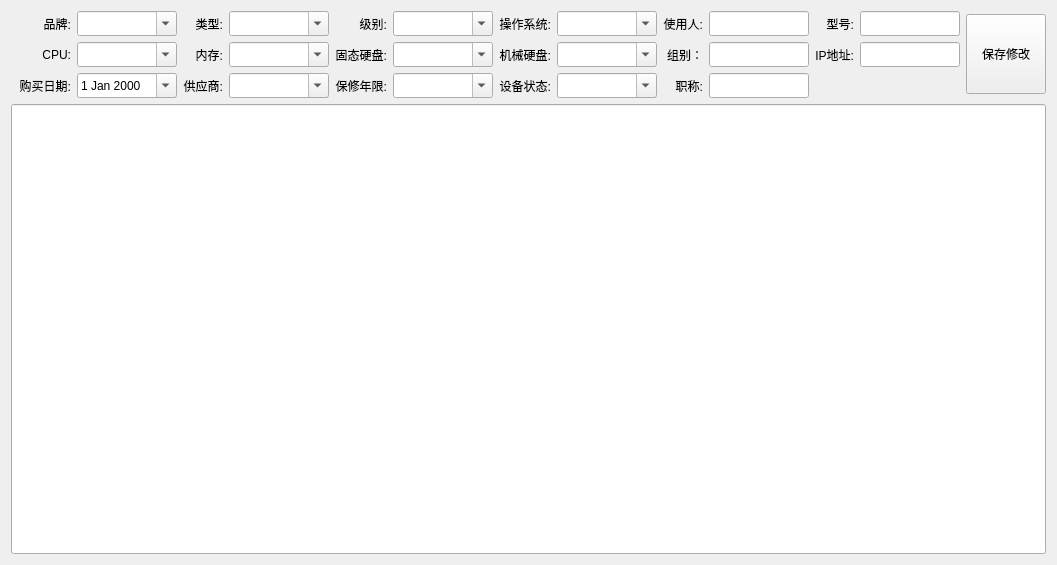
        <widget class="QWidget" name="tab_3">
         <attribute name="title">
          <string>配置明细</string>
         </attribute>
         <layout class="QHBoxLayout" name="horizontalLayout_8">
          <item>
           <layout class="QVBoxLayout" name="verticalLayout_3">
            <item>
             <layout class="QHBoxLayout" name="horizontalLayout_6">
              <item>
               <layout class="QGridLayout" name="gridLayout">
                <item row="0" column="7">
                 <widget class="QComboBox" name="comboBox_ios">
                  <property name="minimumSize">
                   <size>
                    <width>100</width>
                    <height>25</height>
                   </size>
                  </property>
                  <property name="maximumSize">
                   <size>
                    <width>100</width>
                    <height>16777215</height>
                   </size>
                  </property>
                  <property name="styleSheet">
                   <string notr="true">font: 10pt &quot;微软雅黑&quot;;</string>
                  </property>
                  <property name="editable">
                   <bool>true</bool>
                  </property>
                 </widget>
                </item>
                <item row="2" column="7">
                 <widget class="QComboBox" name="Cb_State">
                  <property name="minimumSize">
                   <size>
                    <width>100</width>
                    <height>25</height>
                   </size>
                  </property>
                  <property name="maximumSize">
                   <size>
                    <width>100</width>
                    <height>16777215</height>
                   </size>
                  </property>
                  <property name="styleSheet">
                   <string notr="true">font: 10pt &quot;微软雅黑&quot;;</string>
                  </property>
                  <property name="editable">
                   <bool>true</bool>
                  </property>
                 </widget>
                </item>
                <item row="2" column="5">
                 <widget class="QComboBox" name="Cb_baoxiu">
                  <property name="minimumSize">
                   <size>
                    <width>100</width>
                    <height>25</height>
                   </size>
                  </property>
                  <property name="maximumSize">
                   <size>
                    <width>300</width>
                    <height>16777215</height>
                   </size>
                  </property>
                  <property name="styleSheet">
                   <string notr="true">font: 10pt &quot;微软雅黑&quot;;</string>
                  </property>
                  <property name="editable">
                   <bool>true</bool>
                  </property>
                 </widget>
                </item>
                <item row="0" column="2">
                 <widget class="QLabel" name="label_8">
                  <property name="minimumSize">
                   <size>
                    <width>30</width>
                    <height>0</height>
                   </size>
                  </property>
                  <property name="maximumSize">
                   <size>
                    <width>80</width>
                    <height>16777215</height>
                   </size>
                  </property>
                  <property name="styleSheet">
                   <string notr="true">font: 10pt &quot;微软雅黑&quot;;</string>
                  </property>
                  <property name="text">
                   <string>类型:</string>
                  </property>
                  <property name="alignment">
                   <set>Qt::AlignRight|Qt::AlignTrailing|Qt::AlignVCenter</set>
                  </property>
                 </widget>
                </item>
                <item row="2" column="2">
                 <widget class="QLabel" name="label_22">
                  <property name="minimumSize">
                   <size>
                    <width>30</width>
                    <height>0</height>
                   </size>
                  </property>
                  <property name="maximumSize">
                   <size>
                    <width>80</width>
                    <height>16777215</height>
                   </size>
                  </property>
                  <property name="styleSheet">
                   <string notr="true">font: 10pt &quot;微软雅黑&quot;;</string>
                  </property>
                  <property name="text">
                   <string>供应商:</string>
                  </property>
                  <property name="alignment">
                   <set>Qt::AlignRight|Qt::AlignTrailing|Qt::AlignVCenter</set>
                  </property>
                 </widget>
                </item>
                <item row="0" column="9">
                 <widget class="QLineEdit" name="Le_Userinfo">
                  <property name="minimumSize">
                   <size>
                    <width>30</width>
                    <height>25</height>
                   </size>
                  </property>
                  <property name="maximumSize">
                   <size>
                    <width>100</width>
                    <height>16777215</height>
                   </size>
                  </property>
                  <property name="styleSheet">
                   <string notr="true">font: 10pt &quot;微软雅黑&quot;;</string>
                  </property>
                 </widget>
                </item>
                <item row="2" column="3">
                 <widget class="QComboBox" name="Cb_Provider">
                  <property name="minimumSize">
                   <size>
                    <width>100</width>
                    <height>25</height>
                   </size>
                  </property>
                  <property name="maximumSize">
                   <size>
                    <width>300</width>
                    <height>16777215</height>
                   </size>
                  </property>
                  <property name="styleSheet">
                   <string notr="true">font: 10pt &quot;微软雅黑&quot;;</string>
                  </property>
                  <property name="editable">
                   <bool>true</bool>
                  </property>
                 </widget>
                </item>
                <item row="2" column="9">
                 <widget class="QLineEdit" name="Le_Title">
                  <property name="sizePolicy">
                   <sizepolicy hsizetype="Fixed" vsizetype="Fixed">
                    <horstretch>0</horstretch>
                    <verstretch>0</verstretch>
                   </sizepolicy>
                  </property>
                  <property name="minimumSize">
                   <size>
                    <width>10</width>
                    <height>25</height>
                   </size>
                  </property>
                  <property name="maximumSize">
                   <size>
                    <width>100</width>
                    <height>16777215</height>
                   </size>
                  </property>
                  <property name="styleSheet">
                   <string notr="true">font: 10pt &quot;微软雅黑&quot;;</string>
                  </property>
                  <property name="readOnly">
                   <bool>true</bool>
                  </property>
                 </widget>
                </item>
                <item row="1" column="2">
                 <widget class="QLabel" name="label_19">
                  <property name="minimumSize">
                   <size>
                    <width>30</width>
                    <height>0</height>
                   </size>
                  </property>
                  <property name="maximumSize">
                   <size>
                    <width>80</width>
                    <height>16777215</height>
                   </size>
                  </property>
                  <property name="styleSheet">
                   <string notr="true">font: 10pt &quot;微软雅黑&quot;;</string>
                  </property>
                  <property name="text">
                   <string>内存:</string>
                  </property>
                  <property name="alignment">
                   <set>Qt::AlignRight|Qt::AlignTrailing|Qt::AlignVCenter</set>
                  </property>
                 </widget>
                </item>
                <item row="0" column="6">
                 <widget class="QLabel" name="label_32">
                  <property name="minimumSize">
                   <size>
                    <width>30</width>
                    <height>0</height>
                   </size>
                  </property>
                  <property name="maximumSize">
                   <size>
                    <width>80</width>
                    <height>16777215</height>
                   </size>
                  </property>
                  <property name="styleSheet">
                   <string notr="true">font: 10pt &quot;微软雅黑&quot;;</string>
                  </property>
                  <property name="text">
                   <string>操作系统:</string>
                  </property>
                  <property name="alignment">
                   <set>Qt::AlignRight|Qt::AlignTrailing|Qt::AlignVCenter</set>
                  </property>
                 </widget>
                </item>
                <item row="1" column="0">
                 <widget class="QLabel" name="label_7">
                  <property name="minimumSize">
                   <size>
                    <width>30</width>
                    <height>0</height>
                   </size>
                  </property>
                  <property name="maximumSize">
                   <size>
                    <width>80</width>
                    <height>16777215</height>
                   </size>
                  </property>
                  <property name="styleSheet">
                   <string notr="true">font: 10pt &quot;微软雅黑&quot;;</string>
                  </property>
                  <property name="text">
                   <string>CPU:</string>
                  </property>
                  <property name="alignment">
                   <set>Qt::AlignRight|Qt::AlignTrailing|Qt::AlignVCenter</set>
                  </property>
                 </widget>
                </item>
                <item row="2" column="6">
                 <widget class="QLabel" name="label_24">
                  <property name="minimumSize">
                   <size>
                    <width>30</width>
                    <height>0</height>
                   </size>
                  </property>
                  <property name="maximumSize">
                   <size>
                    <width>80</width>
                    <height>16777215</height>
                   </size>
                  </property>
                  <property name="styleSheet">
                   <string notr="true">font: 10pt &quot;微软雅黑&quot;;</string>
                  </property>
                  <property name="text">
                   <string>设备状态:</string>
                  </property>
                  <property name="alignment">
                   <set>Qt::AlignRight|Qt::AlignTrailing|Qt::AlignVCenter</set>
                  </property>
                 </widget>
                </item>
                <item row="0" column="4">
                 <widget class="QLabel" name="label_9">
                  <property name="minimumSize">
                   <size>
                    <width>30</width>
                    <height>0</height>
                   </size>
                  </property>
                  <property name="maximumSize">
                   <size>
                    <width>80</width>
                    <height>16777215</height>
                   </size>
                  </property>
                  <property name="styleSheet">
                   <string notr="true">font: 10pt &quot;微软雅黑&quot;;</string>
                  </property>
                  <property name="text">
                   <string>级别:</string>
                  </property>
                  <property name="alignment">
                   <set>Qt::AlignRight|Qt::AlignTrailing|Qt::AlignVCenter</set>
                  </property>
                 </widget>
                </item>
                <item row="1" column="6">
                 <widget class="QLabel" name="label_21">
                  <property name="minimumSize">
                   <size>
                    <width>30</width>
                    <height>0</height>
                   </size>
                  </property>
                  <property name="maximumSize">
                   <size>
                    <width>80</width>
                    <height>16777215</height>
                   </size>
                  </property>
                  <property name="styleSheet">
                   <string notr="true">font: 10pt &quot;微软雅黑&quot;;</string>
                  </property>
                  <property name="text">
                   <string>机械硬盘:</string>
                  </property>
                  <property name="alignment">
                   <set>Qt::AlignRight|Qt::AlignTrailing|Qt::AlignVCenter</set>
                  </property>
                 </widget>
                </item>
                <item row="0" column="0">
                 <widget class="QLabel" name="label_3">
                  <property name="minimumSize">
                   <size>
                    <width>30</width>
                    <height>0</height>
                   </size>
                  </property>
                  <property name="maximumSize">
                   <size>
                    <width>80</width>
                    <height>16777215</height>
                   </size>
                  </property>
                  <property name="styleSheet">
                   <string notr="true">font: 10pt &quot;微软雅黑&quot;;</string>
                  </property>
                  <property name="text">
                   <string>品牌:</string>
                  </property>
                  <property name="alignment">
                   <set>Qt::AlignRight|Qt::AlignTrailing|Qt::AlignVCenter</set>
                  </property>
                 </widget>
                </item>
                <item row="2" column="8">
                 <widget class="QLabel" name="label_27">
                  <property name="minimumSize">
                   <size>
                    <width>30</width>
                    <height>0</height>
                   </size>
                  </property>
                  <property name="maximumSize">
                   <size>
                    <width>80</width>
                    <height>16777215</height>
                   </size>
                  </property>
                  <property name="styleSheet">
                   <string notr="true">font: 10pt &quot;微软雅黑&quot;;</string>
                  </property>
                  <property name="text">
                   <string>职称:</string>
                  </property>
                  <property name="alignment">
                   <set>Qt::AlignRight|Qt::AlignTrailing|Qt::AlignVCenter</set>
                  </property>
                 </widget>
                </item>
                <item row="2" column="4">
                 <widget class="QLabel" name="label_23">
                  <property name="minimumSize">
                   <size>
                    <width>30</width>
                    <height>0</height>
                   </size>
                  </property>
                  <property name="maximumSize">
                   <size>
                    <width>80</width>
                    <height>16777215</height>
                   </size>
                  </property>
                  <property name="styleSheet">
                   <string notr="true">font: 10pt &quot;微软雅黑&quot;;</string>
                  </property>
                  <property name="text">
                   <string>保修年限:</string>
                  </property>
                  <property name="alignment">
                   <set>Qt::AlignRight|Qt::AlignTrailing|Qt::AlignVCenter</set>
                  </property>
                 </widget>
                </item>
                <item row="0" column="3">
                 <widget class="QComboBox" name="Cb_Type">
                  <property name="minimumSize">
                   <size>
                    <width>100</width>
                    <height>25</height>
                   </size>
                  </property>
                  <property name="maximumSize">
                   <size>
                    <width>300</width>
                    <height>16777215</height>
                   </size>
                  </property>
                  <property name="styleSheet">
                   <string notr="true">font: 10pt &quot;微软雅黑&quot;;</string>
                  </property>
                  <property name="editable">
                   <bool>true</bool>
                  </property>
                 </widget>
                </item>
                <item row="1" column="5">
                 <widget class="QComboBox" name="Cb_SolidDisk">
                  <property name="minimumSize">
                   <size>
                    <width>100</width>
                    <height>25</height>
                   </size>
                  </property>
                  <property name="maximumSize">
                   <size>
                    <width>300</width>
                    <height>16777215</height>
                   </size>
                  </property>
                  <property name="styleSheet">
                   <string notr="true">font: 10pt &quot;微软雅黑&quot;;</string>
                  </property>
                  <property name="editable">
                   <bool>true</bool>
                  </property>
                 </widget>
                </item>
                <item row="1" column="3">
                 <widget class="QComboBox" name="Cb_Memory">
                  <property name="minimumSize">
                   <size>
                    <width>100</width>
                    <height>25</height>
                   </size>
                  </property>
                  <property name="maximumSize">
                   <size>
                    <width>300</width>
                    <height>16777215</height>
                   </size>
                  </property>
                  <property name="styleSheet">
                   <string notr="true">font: 10pt &quot;微软雅黑&quot;;</string>
                  </property>
                  <property name="editable">
                   <bool>true</bool>
                  </property>
                 </widget>
                </item>
                <item row="2" column="0">
                 <widget class="QLabel" name="label_6">
                  <property name="minimumSize">
                   <size>
                    <width>60</width>
                    <height>0</height>
                   </size>
                  </property>
                  <property name="maximumSize">
                   <size>
                    <width>80</width>
                    <height>16777215</height>
                   </size>
                  </property>
                  <property name="styleSheet">
                   <string notr="true">font: 10pt &quot;微软雅黑&quot;;</string>
                  </property>
                  <property name="text">
                   <string>购买日期:</string>
                  </property>
                  <property name="alignment">
                   <set>Qt::AlignRight|Qt::AlignTrailing|Qt::AlignVCenter</set>
                  </property>
                 </widget>
                </item>
                <item row="1" column="1">
                 <widget class="QComboBox" name="Cb_CPU">
                  <property name="minimumSize">
                   <size>
                    <width>100</width>
                    <height>25</height>
                   </size>
                  </property>
                  <property name="maximumSize">
                   <size>
                    <width>300</width>
                    <height>16777215</height>
                   </size>
                  </property>
                  <property name="styleSheet">
                   <string notr="true">font: 10pt &quot;微软雅黑&quot;;</string>
                  </property>
                  <property name="editable">
                   <bool>true</bool>
                  </property>
                 </widget>
                </item>
                <item row="1" column="4">
                 <widget class="QLabel" name="label_20">
                  <property name="minimumSize">
                   <size>
                    <width>30</width>
                    <height>0</height>
                   </size>
                  </property>
                  <property name="maximumSize">
                   <size>
                    <width>80</width>
                    <height>16777215</height>
                   </size>
                  </property>
                  <property name="styleSheet">
                   <string notr="true">font: 10pt &quot;微软雅黑&quot;;</string>
                  </property>
                  <property name="text">
                   <string>固态硬盘:</string>
                  </property>
                  <property name="alignment">
                   <set>Qt::AlignRight|Qt::AlignTrailing|Qt::AlignVCenter</set>
                  </property>
                 </widget>
                </item>
                <item row="1" column="8">
                 <widget class="QLabel" name="label_31">
                  <property name="minimumSize">
                   <size>
                    <width>30</width>
                    <height>0</height>
                   </size>
                  </property>
                  <property name="maximumSize">
                   <size>
                    <width>80</width>
                    <height>16777215</height>
                   </size>
                  </property>
                  <property name="styleSheet">
                   <string notr="true">font: 10pt &quot;微软雅黑&quot;;</string>
                  </property>
                  <property name="text">
                   <string>组别：</string>
                  </property>
                  <property name="alignment">
                   <set>Qt::AlignRight|Qt::AlignTrailing|Qt::AlignVCenter</set>
                  </property>
                 </widget>
                </item>
                <item row="0" column="1">
                 <widget class="QComboBox" name="Cb_Branch">
                  <property name="minimumSize">
                   <size>
                    <width>100</width>
                    <height>25</height>
                   </size>
                  </property>
                  <property name="maximumSize">
                   <size>
                    <width>300</width>
                    <height>16777215</height>
                   </size>
                  </property>
                  <property name="styleSheet">
                   <string notr="true">font: 10pt &quot;微软雅黑&quot;;</string>
                  </property>
                  <property name="editable">
                   <bool>true</bool>
                  </property>
                 </widget>
                </item>
                <item row="0" column="5">
                 <widget class="QComboBox" name="Cb_Level">
                  <property name="minimumSize">
                   <size>
                    <width>100</width>
                    <height>25</height>
                   </size>
                  </property>
                  <property name="maximumSize">
                   <size>
                    <width>300</width>
                    <height>16777215</height>
                   </size>
                  </property>
                  <property name="styleSheet">
                   <string notr="true">font: 10pt &quot;微软雅黑&quot;;</string>
                  </property>
                  <property name="editable">
                   <bool>true</bool>
                  </property>
                 </widget>
                </item>
                <item row="1" column="7">
                 <widget class="QComboBox" name="Cb_MachineDisk">
                  <property name="minimumSize">
                   <size>
                    <width>100</width>
                    <height>25</height>
                   </size>
                  </property>
                  <property name="maximumSize">
                   <size>
                    <width>100</width>
                    <height>16777215</height>
                   </size>
                  </property>
                  <property name="styleSheet">
                   <string notr="true">font: 10pt &quot;微软雅黑&quot;;</string>
                  </property>
                  <property name="editable">
                   <bool>true</bool>
                  </property>
                 </widget>
                </item>
                <item row="0" column="8">
                 <widget class="QLabel" name="label_25">
                  <property name="minimumSize">
                   <size>
                    <width>30</width>
                    <height>0</height>
                   </size>
                  </property>
                  <property name="maximumSize">
                   <size>
                    <width>80</width>
                    <height>16777215</height>
                   </size>
                  </property>
                  <property name="styleSheet">
                   <string notr="true">font: 10pt &quot;微软雅黑&quot;;</string>
                  </property>
                  <property name="text">
                   <string>使用人:</string>
                  </property>
                  <property name="alignment">
                   <set>Qt::AlignRight|Qt::AlignTrailing|Qt::AlignVCenter</set>
                  </property>
                 </widget>
                </item>
                <item row="1" column="9">
                 <widget class="QLineEdit" name="lineEdit_Dept">
                  <property name="sizePolicy">
                   <sizepolicy hsizetype="Preferred" vsizetype="Fixed">
                    <horstretch>0</horstretch>
                    <verstretch>0</verstretch>
                   </sizepolicy>
                  </property>
                  <property name="minimumSize">
                   <size>
                    <width>30</width>
                    <height>25</height>
                   </size>
                  </property>
                  <property name="maximumSize">
                   <size>
                    <width>100</width>
                    <height>16777215</height>
                   </size>
                  </property>
                  <property name="styleSheet">
                   <string notr="true">font: 10pt &quot;微软雅黑&quot;;</string>
                  </property>
                  <property name="readOnly">
                   <bool>true</bool>
                  </property>
                 </widget>
                </item>
                <item row="2" column="1">
                 <widget class="QDateEdit" name="dateEdit">
                  <property name="minimumSize">
                   <size>
                    <width>100</width>
                    <height>25</height>
                   </size>
                  </property>
                  <property name="maximumSize">
                   <size>
                    <width>300</width>
                    <height>16777215</height>
                   </size>
                  </property>
                  <property name="styleSheet">
                   <string notr="true">font: 10pt &quot;微软雅黑&quot;;</string>
                  </property>
                  <property name="calendarPopup">
                   <bool>true</bool>
                  </property>
                 </widget>
                </item>
                <item row="0" column="10">
                 <widget class="QLabel" name="label_10">
                  <property name="minimumSize">
                   <size>
                    <width>30</width>
                    <height>0</height>
                   </size>
                  </property>
                  <property name="maximumSize">
                   <size>
                    <width>80</width>
                    <height>16777215</height>
                   </size>
                  </property>
                  <property name="styleSheet">
                   <string notr="true">font: 10pt &quot;微软雅黑&quot;;</string>
                  </property>
                  <property name="text">
                   <string>型号:</string>
                  </property>
                  <property name="alignment">
                   <set>Qt::AlignRight|Qt::AlignTrailing|Qt::AlignVCenter</set>
                  </property>
                 </widget>
                </item>
                <item row="1" column="10">
                 <widget class="QLabel" name="label_26">
                  <property name="minimumSize">
                   <size>
                    <width>30</width>
                    <height>0</height>
                   </size>
                  </property>
                  <property name="maximumSize">
                   <size>
                    <width>80</width>
                    <height>16777215</height>
                   </size>
                  </property>
                  <property name="styleSheet">
                   <string notr="true">font: 10pt &quot;微软雅黑&quot;;</string>
                  </property>
                  <property name="text">
                   <string>IP地址:</string>
                  </property>
                  <property name="alignment">
                   <set>Qt::AlignRight|Qt::AlignTrailing|Qt::AlignVCenter</set>
                  </property>
                 </widget>
                </item>
                <item row="1" column="11">
                 <widget class="QLineEdit" name="lineEdit_Ip">
                  <property name="minimumSize">
                   <size>
                    <width>100</width>
                    <height>25</height>
                   </size>
                  </property>
                  <property name="maximumSize">
                   <size>
                    <width>100</width>
                    <height>16777215</height>
                   </size>
                  </property>
                  <property name="styleSheet">
                   <string notr="true">font: 10pt &quot;微软雅黑&quot;;</string>
                  </property>
                  <property name="inputMask">
                   <string/>
                  </property>
                 </widget>
                </item>
                <item row="0" column="11">
                 <widget class="QLineEdit" name="lineEdit_model">
                  <property name="minimumSize">
                   <size>
                    <width>100</width>
                    <height>25</height>
                   </size>
                  </property>
                  <property name="maximumSize">
                   <size>
                    <width>100</width>
                    <height>16777215</height>
                   </size>
                  </property>
                  <property name="styleSheet">
                   <string notr="true">font: 10pt &quot;微软雅黑&quot;;</string>
                  </property>
                  <property name="inputMask">
                   <string/>
                  </property>
                 </widget>
                </item>
               </layout>
              </item>
              <item>
               <widget class="QPushButton" name="Pb_Update">
                <property name="minimumSize">
                 <size>
                  <width>0</width>
                  <height>80</height>
                 </size>
                </property>
                <property name="styleSheet">
                 <string notr="true">font: 10pt &quot;微软雅黑&quot;;</string>
                </property>
                <property name="text">
                 <string>保存修改</string>
                </property>
                <property name="shortcut">
                 <string>Backspace</string>
                </property>
               </widget>
              </item>
             </layout>
            </item>
            <item>
             <widget class="QLineEdit" name="lineEdit_Remark">
              <property name="minimumSize">
               <size>
                <width>0</width>
                <height>450</height>
               </size>
              </property>
              <property name="styleSheet">
               <string notr="true">font: 10pt &quot;微软雅黑&quot;;</string>
              </property>
              <property name="alignment">
               <set>Qt::AlignLeading|Qt::AlignLeft|Qt::AlignTop</set>
              </property>
             </widget>
            </item>
           </layout>
          </item>
         </layout>
        </widget>
